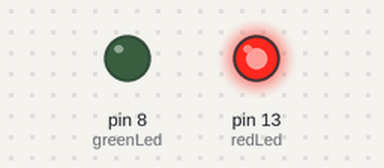
The sketch below on a simulated Arduino Uno, built with avr-gcc and run on an emulated ATmega328P. Shown: output pins drawn as LEDs (lit = HIGH).

Above: at 0.12 s.
At 2.62 s:
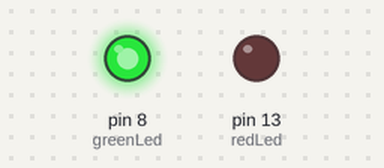
At 4.87 s:
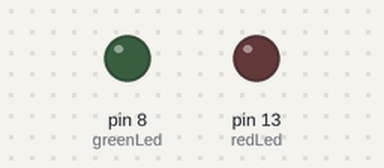
Timing chart, 0 to 5.2 s (numbered marks = the images above):
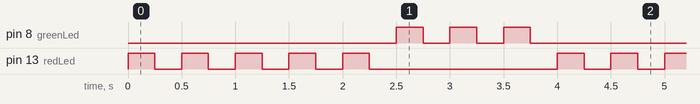

Measured:
- by itself, pin 8 (greenLed): repeats every 4.0 s: 2 × (LOW 0.25 s, HIGH 0.25 s), LOW 2.8 s, HIGH 0.25 s
- by itself, pin 13 (redLed): repeats every 4.0 s: 4 × (LOW 0.25 s, HIGH 0.25 s), LOW 1.8 s, HIGH 0.25 s
- by itself, everything shown: repeats every 4.0 s, in 16 steps

The sketch:

04_for_loop.ino
```cpp
int redLed = 13;
int greenLed = 8;
int j;

void setup() {
  pinMode(redLed, OUTPUT);
  pinMode(greenLed, OUTPUT);
}

void loop() {
  for (j=1; j<=5; j++) {
      blink(redLed);
    }
  for (j=1; j<=3; j++) {
      blink(greenLed);
    }
}

int blink(int led) {
      digitalWrite(led, HIGH);
      delay(250);
      digitalWrite(led, LOW);
      delay(250);
  }
```
